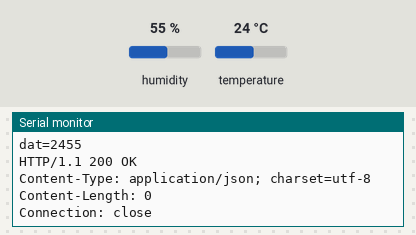
Bench run of a sketch on a simulated ESP8266 (NodeMCU). On the bench: the last lines printed to the serial monitor. Inputs (shaded band) come from the test bench; at power-on: humidity 55 %, temperature 24 °C. WiFi joins after 1.5 s; servers stay silent unless stated; uploads are accepted with an empty reply.

Above: at 2.7 s.
2.8 s: humidity set to 22 %
At 5.2 s:
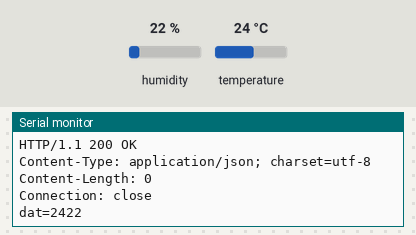
6.7 s: temperature set to 12 °C
At 8.4 s:
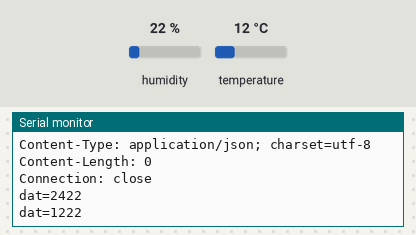
10.6 s: humidity set to 40 %
At 11.6 s:
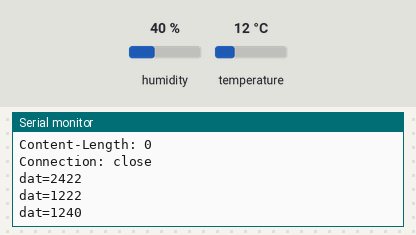
Timing chart, 0 to 13.6 s (numbered marks = the images above; inputs shaded):
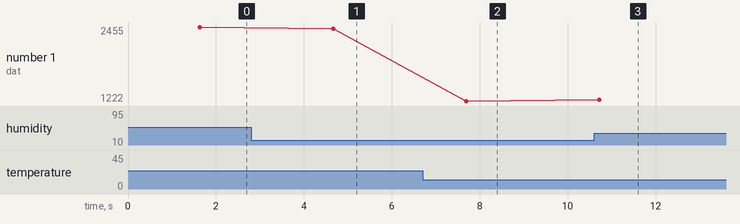

The sketch:

esp8266_DHT_v5.ino
```cpp
/*
 DHT11+ esp8266

*/
#include <ESP8266WiFi.h>
#include <DHT.h>

//extern "C" {
//#include <user_interface.h>
//}

#define DHTPIN 4     // what digital pin we're connected to
#define DHTTYPE DHT11   // DHT 11
DHT dht(DHTPIN, DHTTYPE);

const char* ssid = "";
const char* password = "";

const char* host = "your-web-jp";

static uint32_t mTimerTmp;
static uint32_t mTimerPost;
String mTemp="";
String mHum="";

//
void proc_http(String sTemp, String sHum){
//Serial.print("connecting to ");
//Serial.println(host);
      WiFiClient client;
      const int httpPort = 80;
      if (!client.connect(host, httpPort)) {
        Serial.println("connection failed");
        return;
      }
      String url = "/update?field1="+ sTemp +"&field2=" + sHum;
      client.print(String("GET ") + url + " HTTP/1.1\r\n" +
        "Host: " + host + "\r\n" +
        "Connection: close\r\n\r\n");
      delay(10);
      int iSt=0;
      while(client.available()){
          String line = client.readStringUntil('\r');
Serial.print(line);
      }
}


//
void setup() {
  //pinMode(mLedPin, OUTPUT);
  Serial.begin( 9600 );
  Serial.println("#Start-setup");
  Serial.print("millis.Start: ");
  Serial.println(millis() );

  dht.begin();
  delay(10);

  Serial.println();
  Serial.println();
  Serial.print("Connecting to ");

  WiFi.begin(ssid, password);

  while (WiFi.status() != WL_CONNECTED) {
    delay(500);
    Serial.print(".");
  }

  Serial.println("");
  Serial.println("WiFi connected");

//  Serial.println("IP address: ");
//  Serial.println(WiFi.localIP());

   //proc_http("11", "22");
}

void loop() {
  delay( 100 );
  if (millis() > mTimerTmp) {
      mTimerTmp = millis()+ 3000;
    float h = dht.readHumidity();
    float t = dht.readTemperature();
    if (isnan(h) || isnan(t) ) {
    Serial.println("Failed to read from DHT sensor!");
        return;
    }
    int itemp =(int)t;
    int iHum = (int)h;
    mTemp=String(itemp);
    mHum=String(iHum);
Serial.print("dat=");
Serial.print(mTemp);
Serial.println( mHum );
  }
  if (millis() > mTimerPost) {
      mTimerPost= millis()+ 60000;
      proc_http(mTemp, mHum);
      //delay(100);
  }

}
```

Measured:
- after the input at 2.8 s, the serial monitor: prints a new line after 1.9 s (image 1)
- after the input at 6.7 s, the serial monitor: prints a new line after 1.0 s (image 2)
- after the input at 10.6 s, the serial monitor: prints a new line after 0.12 s (image 3)
- plotted number 1: 2455 → 2422 after the input at 2.8 s, 2422 → 1222 after the input at 6.7 s, 1222 → 1240 after the input at 10.6 s
